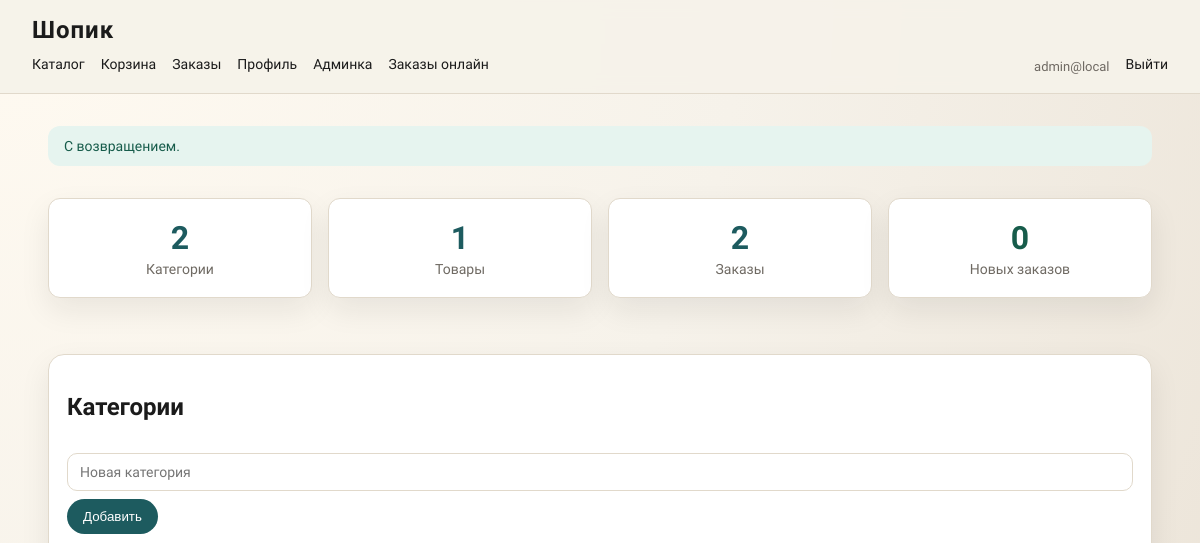
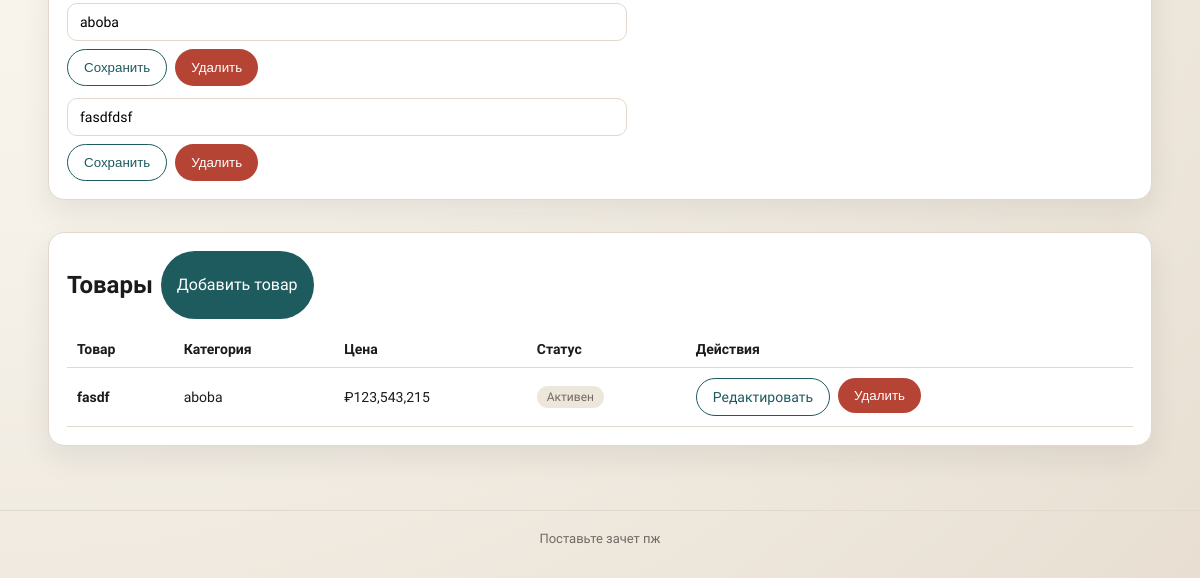
/admin/index.php (signed in), run on an earlier commit of the app's database (2 pictures, top to bottom).
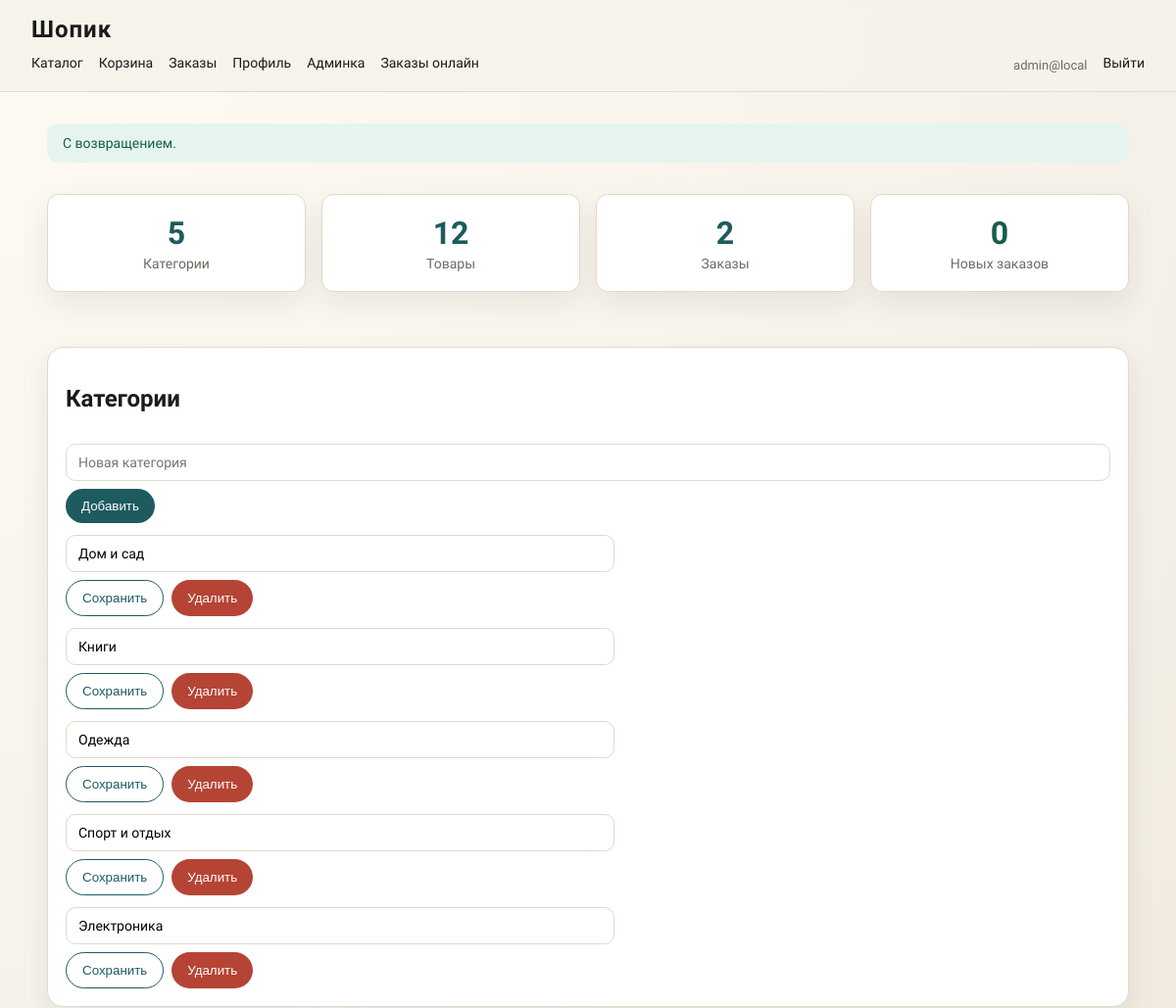
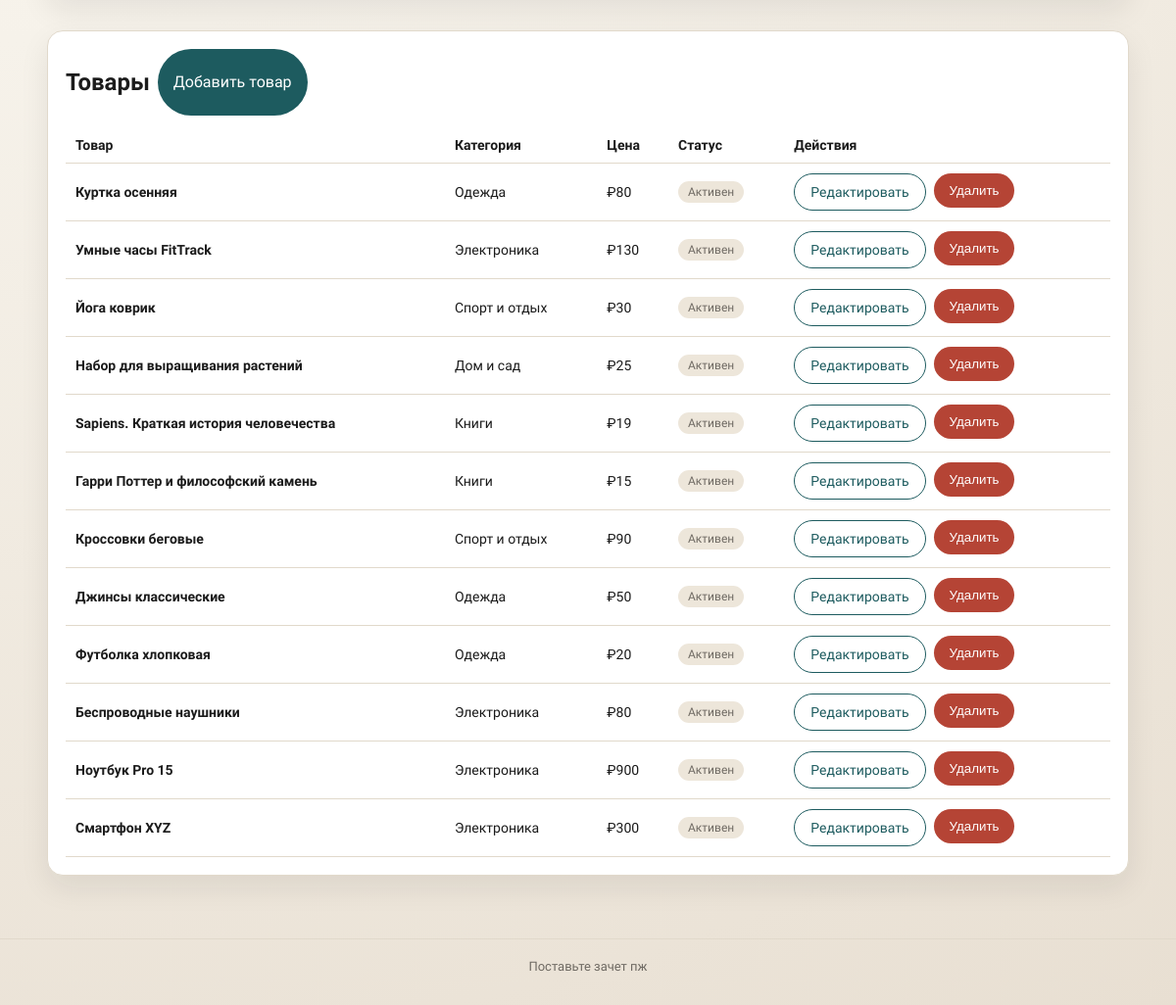
And on a later commit of the database (2 pictures, top to bottom).
### tables this page shows
CREATE TABLE categories (
            id INTEGER PRIMARY KEY AUTOINCREMENT,
            name TEXT NOT NULL
        );

CREATE TABLE products (
            id INTEGER PRIMARY KEY AUTOINCREMENT,
            category_id INTEGER NULL,
            name TEXT NOT NULL,
            description TEXT NOT NULL,
            price REAL NOT NULL,
            image_path TEXT NULL,
            is_active INTEGER NOT NULL DEFAULT 1,
            FOREIGN KEY (category_id) REFERENCES categories(id) ON DELETE SET NULL
        );

### db.php (called while the page is built, shortened)
<?php
function db(): PDO
{
    static $pdo = null;
    if ($pdo instanceof PDO) {
        return $pdo;
    }
    $dbPath = __DIR__ . '/data/shop.sqlite';
    $pdo = new PDO('sqlite:' . $dbPath);
    $pdo->setAttribute(PDO::ATTR_ERRMODE, PDO::ERRMODE_EXCEPTION);
    $pdo->exec('PRAGMA foreign_keys = ON');
    return $pdo;
}
function e($value): string
{
    return htmlspecialchars((string) $value, ENT_QUOTES, 'UTF-8');
}

### admin/index.php (the view, shortened to what this page needs)
<?php
require_once __DIR__ . '/../db.php';
$categories = db()->query('SELECT id, name FROM categories ORDER BY name')->fetchAll(PDO::FETCH_ASSOC);
$products = db()->query(
    'SELECT p.id, p.name, p.price, p.is_active, c.name AS category_name
     FROM products p
     LEFT JOIN categories c ON c.id = p.category_id
     ORDER BY p.id DESC'
)->fetchAll(PDO::FETCH_ASSOC);
$totalProducts = (int) db()->query('SELECT COUNT(*) FROM products')->fetchColumn();
$totalCategories = (int) db()->query('SELECT COUNT(*) FROM categories')->fetchColumn();
$totalOrders = (int) db()->query('SELECT COUNT(*) FROM orders')->fetchColumn();
$newOrders = (int) db()->query("SELECT COUNT(*) FROM orders WHERE status = 'new'")->fetchColumn();
include __DIR__ . '/../partials/header.php';
?>
<section class="admin-stats">
    <div class="stat-card">
        <h3><?= $totalCategories ?></h3>
        <p>Категории</p>
    </div>
    <div class="stat-card">
        <h3><?= $totalProducts ?></h3>
        <p>Товары</p>
    </div>
    <div class="stat-card">
        <h3><?= $totalOrders ?></h3>
        <p>Заказы</p>
    </div>
    <div class="stat-card new">
        <h3><?= $newOrders ?></h3>
        <p>Новых заказов</p>
    </div>
</section>
<section class="card">
    <h2>Категории</h2>
    <form class="inline-form" method="post" action="/admin/category_edit.php">
        <input type="text" name="name" placeholder="Новая категория" required>
        <button type="submit">Добавить</button>
    </form>
    <div class="form">
        <?php foreach ($categories as $category): ?>
            <form class="inline-form" method="post" action="/admin/category_edit.php">
                <input type="text" name="name" value="<?= e($category['name']) ?>" required>
                <button type="submit" name="action" value="update" class="secondary">Сохранить</button>
                <button type="submit" name="action" value="delete" class="danger">Удалить</button>
            </form>
        <?php endforeach; ?>
    </div>
</section>
<section class="card">
    <div class="inline-form">
        <h2>Товары</h2>
        <a class="button" href="/admin/product_edit.php">Добавить товар</a>
    </div>
    <?php if (!$products): ?>
        <p>Товаров пока нет.</p>
    <?php else: ?>
        <table class="table">
            <thead>
                <tr>
                    <th>Товар</th>
                    <th>Категория</th>
                    <th>Цена</th>
                    <th>Статус</th>
                    <th>Действия</th>
                </tr>
            </thead>
            <tbody>
                <?php foreach ($products as $product): ?>
                    <tr>
                        <td>
                            <strong><?= e($product['name']) ?></strong>
                        </td>
                        <td><?= e($product['category_name'] ?? 'Без категории') ?></td>
                        <td>₽<?= number_format((float) $product['price'], 0) ?></td>
                        <td><?= $product['is_active'] ? '<span class="status-chip">Активен</span>' : '<span class="status-chip" style="background:#f8d7da">Скрыт</span>' ?></td>
                        <td>
                            <div class="inline-form">
                                <a class="button secondary" href="/admin/product_edit.php?id=<?= (int) $product['id'] ?>">Редактировать</a>
                                <form method="post" action="/admin/product_delete.php" onsubmit="return confirm('Удалить товар?');">
                                    <button type="submit" class="danger">Удалить</button>
                                </form>
                            </div>
                        </td>
                    </tr>
                <?php endforeach; ?>
            </tbody>
        </table>
    <?php endif; ?>
</section>
<?php include __DIR__ . '/../partials/footer.php'; ?>

What changed in the data, as far as the page shows it:
removed categories: name "aboba"
removed categories: name "fasdfdsf"
removed products: name "fasdf", category.name "aboba", price "123,543,215", is_active "Активен"
added categories: name "Дом и сад"
added categories: name "Книги"
added categories: name "Одежда"
added categories: name "Спорт и отдых"
added categories: name "Электроника"
added products: name "Куртка осенняя", category.name "Одежда", price "80", is_active "Активен"
added products: name "Умные часы FitTrack", category.name "Электроника", price "130", is_active "Активен"
added products: name "Йога коврик", category.name "Спорт и отдых", price "30", is_active "Активен"
added products: name "Набор для выращивания растений", category.name "Дом и сад", price "25", is_active "Активен"
added products: name "Sapiens. Краткая история человечества", category.name "Книги", price "19", is_active "Активен"
added products: name "Гарри Поттер и философский камень", category.name "Книги", price "15", is_active "Активен"
added products: name "Кроссовки беговые", category.name "Спорт и отдых", price "90", is_active "Активен"
added products: name "Джинсы классические", category.name "Одежда", price "50", is_active "Активен"
added products: name "Футболка хлопковая", category.name "Одежда", price "20", is_active "Активен"
added products: name "Беспроводные наушники", category.name "Электроника", price "80", is_active "Активен"
added products: name "Ноутбук Pro 15", category.name "Электроника", price "900", is_active "Активен"
added products: name "Смартфон XYZ", category.name "Электроника", price "300", is_active "Активен"
Also different on the page:
$totalCategories: "2" → "5"
$totalProducts: "1" → "12"
